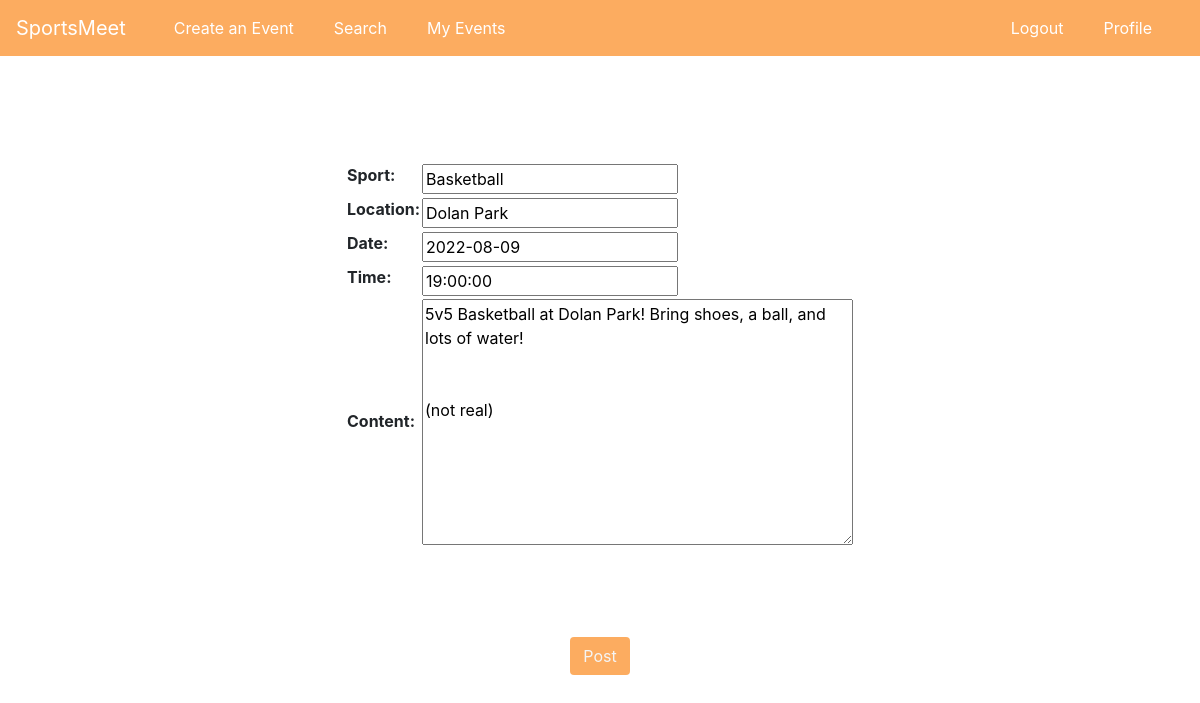
The page /post/8/update (signed in) on the database its author committed.
### home/models.py (models this page shows, shortened)
class Post(real_models.Model):
    sport = real_models.CharField(max_length=100)
    location = real_models.CharField(max_length=200)
    date = real_models.DateField(default=timezone.now)
    time = real_models.TimeField(default=timezone.now)
    content = real_models.TextField()
    author = real_models.ForeignKey(User, on_delete=real_models.CASCADE, null=True)
    date_posted = real_models.DateTimeField(default=timezone.now)

### home/views.py (the view, shortened to what this page needs)
# urls.py: path('post/<int:pk>/update', views.PostUpdateView.as_view(template_name='home/create.html'), name="post-update"  ),
class PostUpdateView(LoginRequiredMixin, UserPassesTestMixin ,UpdateView):
    model = Post
    fields = ['sport', 'location', 'date', 'time', 'content']
    def test_func(self):
        post = self.get_object()
        if self.request.user == post.author:
            return True
        else:
            return False

### home/templates/home/create.html (shortened to what this page needs)
{% extends 'home/main_base.html' %} {% load crispy_forms_tags %}
{% block content%}
<div class="content-section">
  <form method="POST">
    <table class="entire-form">
    <fieldset class="form-group">
      <legend class="border-bottom mb-4">Blog Post</legend>
      {{ form.as_table }}
    </fieldset>
    </table>
    <div class="form-group orange-container">
      <button class="btn btn-orange" type="submit">Post</button>
    </div>
  </form>
</div>
{% endblock %}

### home/templates/home/create.html (style rules this page uses)
.btn-orange { background-color: #fcac60; color: whitesmoke; }
.entire-form { display: grid; place-items: center; height: 70vh; }
.orange-container { display: grid; place-items: center; }

### rows shown on the page
Post: sport "Basketball", location "Dolan Park", date "2022-08-09", time "19:00:00", content "5v5 Basketball at Dolan Park! Bring shoes, a ball, and lots of water! (not real)"
